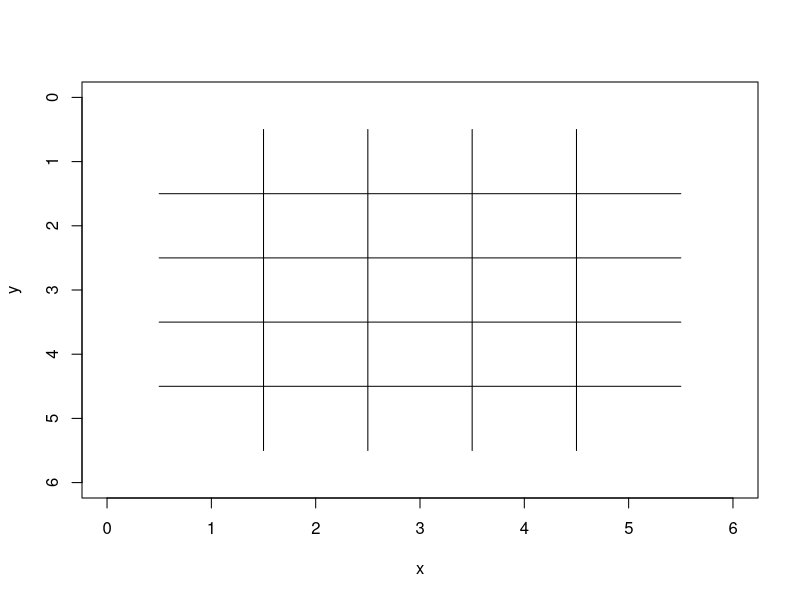

This chart was generated by the following R code: (Note: this script raises an error after producing the figure.)
# 1. Draw tic-tac-toe board.
# 2. Add board and playing loop.
# 3. Add click-to-play.
# 4. Add check for a win.
# 5. Require play on empty square. (And change empty representation
#    from "E" to "" because it makes board easier to read.)
# 6. Add computer player.
# 7. Generalize program to play n-by-n, not 3-by-3, tic-tac-toe.
#    ... coming soon ...

rm(list=ls()) # clear all defined objects

won = function(board, player, debug=FALSE) {
  if (debug) {
    cat(sep="", "player=", player, ", board=", "\n")
    print(board)
  }
  n = dim(board)[1]
  stopifnot(n == dim(board)[2])
  for (i in 1:n) {
    if (all(board[1:n, i] == player) | # won in column i
        all(board[i, 1:n] == player)) { # won in row i
      return(TRUE)
    }
  }
  return(all(diag(board) == player) |   # won in diagonal
         all(diag(board[n:1, ]) == player)) # won in reverse diagonal
}
test.board = matrix(data=c("X","O","E", "O","X","O", "X","O","X"), nrow=3, ncol=3)
stopifnot( won(test.board, "X"))
stopifnot(!won(test.board, "O"))
test.board[2, 2] = "O"
stopifnot(!won(test.board, "X"))
stopifnot( won(test.board, "O"))

n = 5
x = rep(1:n, each = n)
y = rep(1:n, times = n)

plot(x, y, type="n", xlim=c(0, n+1), ylim=c(n+1, 0))
#segments(x0=c(0.5, 0.5, 1.5, 2.5), y0=c(1.5, 2.5, 0.5, 0.5),
#         x1=c(3.5, 3.5, 1.5, 2.5), y1=c(1.5, 2.5, 3.5, 3.5))

segments(x0=c(rep(0.5, n-1), seq(1.5, n-0.5, 1)),
         y0=c(seq(1.5, n-0.5, 1), rep(0.5, n-1)),
         x1=c(rep(n+0.5, n-1), seq(1.5, n-0.5, 1)),
         y1=c(seq(1.5, n-0.5, 1), rep(n+0.5, n-1)))

board = matrix(data=rep("", times=n^2), nrow=n, ncol=n)
player = "X"
for (i in 1:(n^2)) {
  if (player == "X") { # human player
    repeat {
      index = identify(x, y, n=1, plot=FALSE)
      col = x[index]
      row = y[index]
      if (board[row, col] == "") {
        break
      } else {
        text(x=2, y=n+0.7, labels="Please click on empty square.")
      }
    }
  } else { # computer player
    index = sample(x=which(c(board) == ""), size=1)
    col = x[index]
    row = y[index]
  }
  board[row, col] = player
  text(x=col, y=row, labels=player)
  cat(sep="", "i=", i, ", player=", player, ", index=", index,
      ", row=", row, ", col=", col, ", board:", "\n")
  print(board)
  if (won(board, player, debug=TRUE)) {
    text(x=2, y=1/3, labels=paste(player, " won!"), col="red")
    break
  }
  player = ifelse(test=(player == "X"), yes="O", no="X")
}
